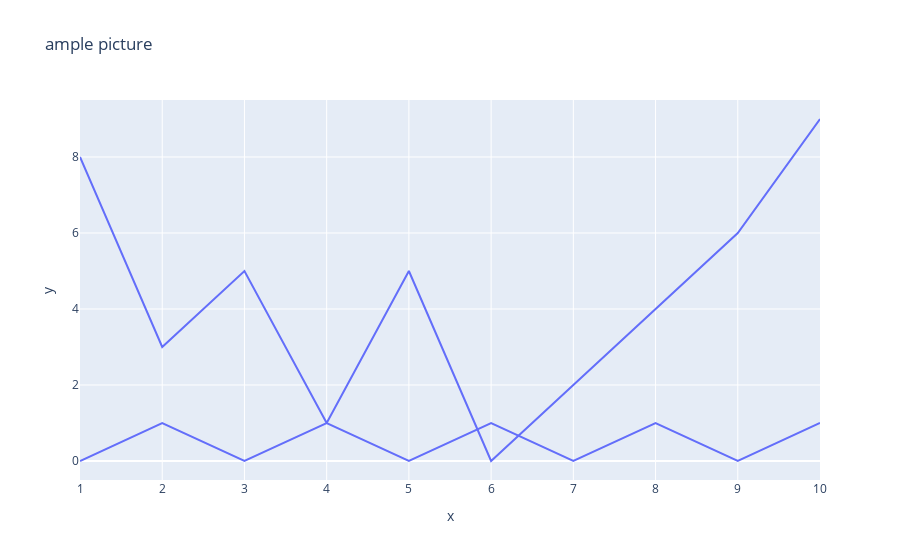

This figure's notebook cell:
### Markdown cell above
add new trace

### Code cell
new_x_data = [1,2,3,4,5,6,7,8,9,10]
new_y_data = [0,1,0,1,0,1,0,1,0,1]

new_trace = px.line(x=new_x_data, y=new_y_data)
fig.add_traces(new_trace.data)
fig.show()

### Figure 1 — Plotly figure (JSON) as saved in the notebook; plotly's stock layout.template omitted (floating-point values rounded to 4 significant figures)
{"data": [{"hovertemplate": "a=%{x}<br>b=%{y}<extra></extra>", "legendgroup": "", "line": {"color": "#636efa", "dash": "solid"}, "marker": {"symbol": "circle"}, "mode": "lines", "name": "", "orientation": "v", "showlegend": false, "type": "scatter", "x": [1, 2, 3, 4, 5, 6, 7, 8, 9, 10], "xaxis": "x", "y": [8, 3, 5, 1, 5, 0, 2, 4, 6, 9], "yaxis": "y"}, {"hovertemplate": "x=%{x}<br>y=%{y}<extra></extra>", "legendgroup": "", "line": {"color": "#636efa", "dash": "solid"}, "marker": {"symbol": "circle"}, "mode": "lines", "name": "", "orientation": "v", "showlegend": false, "type": "scatter", "x": [1, 2, 3, 4, 5, 6, 7, 8, 9, 10], "xaxis": "x", "y": [0, 1, 0, 1, 0, 1, 0, 1, 0, 1], "yaxis": "y"}], "layout": {"legend": {"tracegroupgap": 0}, "title": {"text": "ample picture"}, "xaxis": {"anchor": "y", "domain": [0, 1], "title": {"text": "x"}}, "yaxis": {"anchor": "x", "domain": [0, 1], "title": {"text": "y"}}}}
